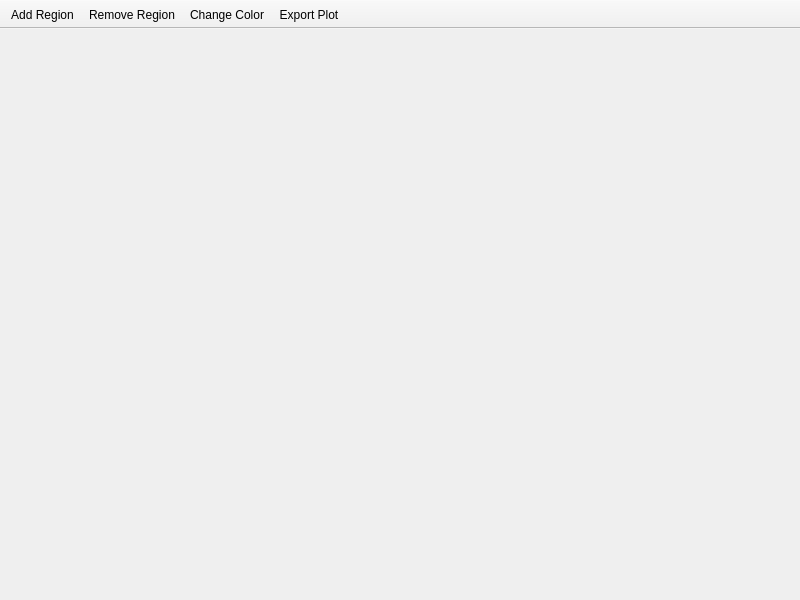
<?xml version="1.0" encoding="UTF-8"?>
<ui version="4.0">
 <class>MainWindow</class>
 <widget class="QMainWindow" name="MainWindow">
  <property name="geometry">
   <rect>
    <x>0</x>
    <y>0</y>
    <width>800</width>
    <height>600</height>
   </rect>
  </property>
  <property name="sizePolicy">
   <sizepolicy hsizetype="Preferred" vsizetype="Preferred">
    <horstretch>0</horstretch>
    <verstretch>0</verstretch>
   </sizepolicy>
  </property>
  <property name="windowTitle">
   <string>MainWindow</string>
  </property>
  <property name="unifiedTitleAndToolBarOnMac">
   <bool>true</bool>
  </property>
  <widget class="QWidget" name="centralwidget">
   <layout class="QVBoxLayout" name="verticalLayout_2">
    <property name="leftMargin">
     <number>0</number>
    </property>
    <property name="topMargin">
     <number>0</number>
    </property>
    <property name="rightMargin">
     <number>0</number>
    </property>
    <property name="bottomMargin">
     <number>0</number>
    </property>
   </layout>
  </widget>
  <widget class="QToolBar" name="tool_bar">
   <property name="windowTitle">
    <string>Plot Tool Bar</string>
   </property>
   <property name="movable">
    <bool>false</bool>
   </property>
   <property name="iconSize">
    <size>
     <width>20</width>
     <height>20</height>
    </size>
   </property>
   <property name="toolButtonStyle">
    <enum>Qt::ToolButtonTextUnderIcon</enum>
   </property>
   <property name="floatable">
    <bool>false</bool>
   </property>
   <attribute name="toolBarArea">
    <enum>TopToolBarArea</enum>
   </attribute>
   <attribute name="toolBarBreak">
    <bool>false</bool>
   </attribute>
   <addaction name="linear_region_action"/>
   <addaction name="remove_region_action"/>
   <addaction name="change_color_action"/>
   <addaction name="export_plot_action"/>
  </widget>
  <action name="linear_region_action">
   <property name="icon">
    <iconset resource="../resources.qrc">
     <normaloff>:/icons/region_add.svg</normaloff>:/icons/region_add.svg</iconset>
   </property>
   <property name="text">
    <string>Add Region</string>
   </property>
   <property name="toolTip">
    <string>Add a linear selection region</string>
   </property>
  </action>
  <action name="rectangular_region_action">
   <property name="text">
    <string>Rectangular Region</string>
   </property>
   <property name="toolTip">
    <string>Add a rectangular selection region</string>
   </property>
  </action>
  <action name="plot_options_action">
   <property name="text">
    <string>Plot Options</string>
   </property>
   <property name="toolTip">
    <string>Options for displaying plotted data</string>
   </property>
  </action>
  <action name="export_plot_action">
   <property name="icon">
    <iconset resource="../resources.qrc">
     <normaloff>:/icons/export.svg</normaloff>:/icons/export.svg</iconset>
   </property>
   <property name="text">
    <string>Export Plot</string>
   </property>
   <property name="toolTip">
    <string>Export the currently display plot</string>
   </property>
  </action>
  <action name="remove_region_action">
   <property name="icon">
    <iconset resource="../resources.qrc">
     <normaloff>:/icons/region_remove.svg</normaloff>:/icons/region_remove.svg</iconset>
   </property>
   <property name="text">
    <string>Remove Region</string>
   </property>
   <property name="toolTip">
    <string>Remove selected region</string>
   </property>
  </action>
  <action name="change_color_action">
   <property name="icon">
    <iconset resource="../resources.qrc">
     <normaloff>:/icons/color.svg</normaloff>:/icons/color.svg</iconset>
   </property>
   <property name="text">
    <string>Change Color</string>
   </property>
   <property name="toolTip">
    <string>Change the current plot item color</string>
   </property>
  </action>
 </widget>
 <resources>
  <include location="../resources.qrc"/>
 </resources>
 <connections/>
</ui>
